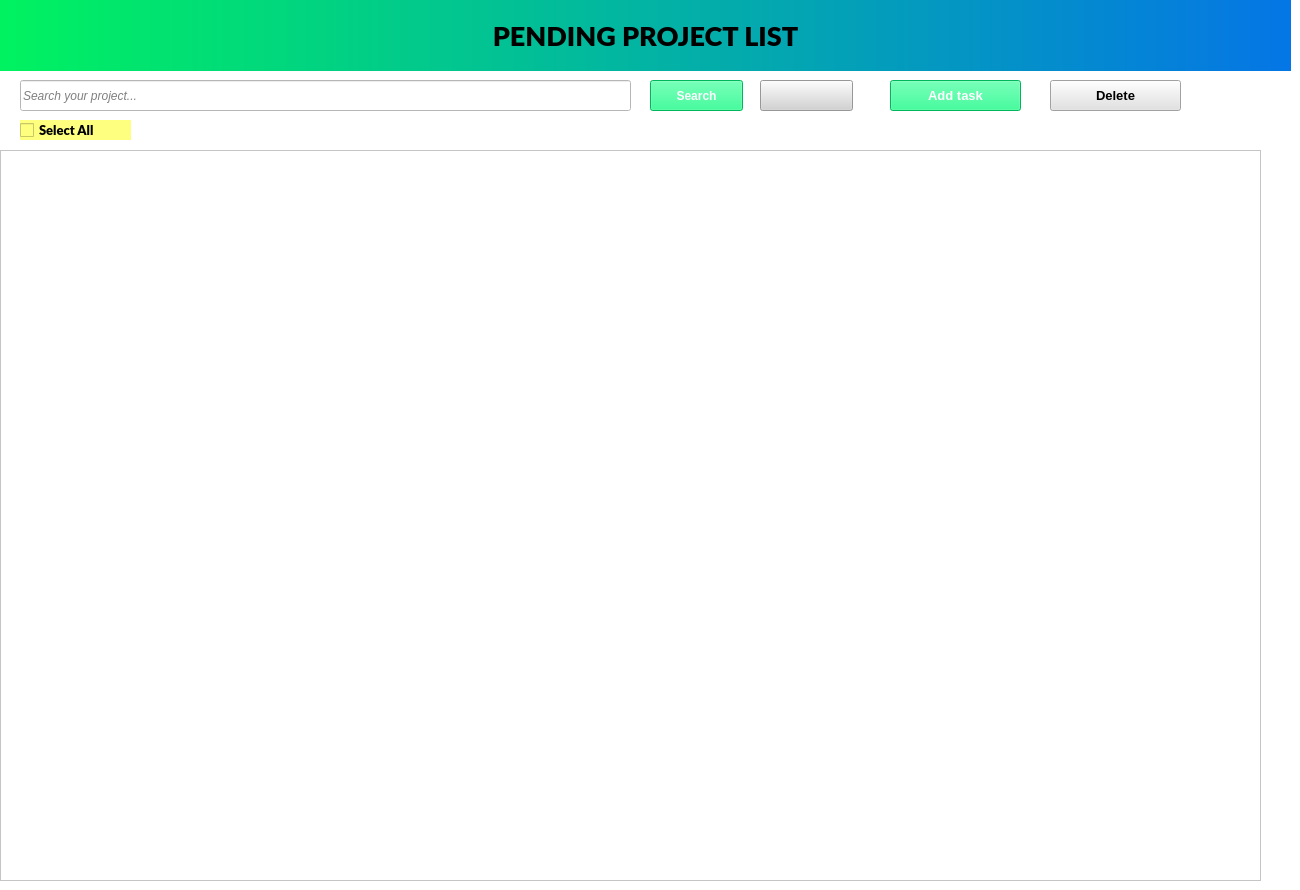
         <widget class="QWidget" name="tab_11">
          <property name="styleSheet">
           <string notr="true">background-color: rgb(255, 255, 255);</string>
          </property>
          <attribute name="title">
           <string>Pending</string>
          </attribute>
          <widget class="QLineEdit" name="lineEditSearchPending">
           <property name="geometry">
            <rect>
             <x>20</x>
             <y>80</y>
             <width>611</width>
             <height>31</height>
            </rect>
           </property>
           <property name="font">
            <font>
             <italic>true</italic>
            </font>
           </property>
           <property name="styleSheet">
            <string notr="true">background-color: rgb(255, 255, 255);</string>
           </property>
           <property name="placeholderText">
            <string>Search your project...</string>
           </property>
          </widget>
          <widget class="QPushButton" name="pushButtonPendingReload">
           <property name="geometry">
            <rect>
             <x>760</x>
             <y>80</y>
             <width>93</width>
             <height>31</height>
            </rect>
           </property>
           <property name="styleSheet">
            <string notr="true">background-color: rgb(211, 211, 211);</string>
           </property>
           <property name="text">
            <string/>
           </property>
           <property name="icon">
            <iconset>
             <normaloff>../../Image/refresh_8208127.png</normaloff>../../Image/refresh_8208127.png</iconset>
           </property>
           <property name="iconSize">
            <size>
             <width>30</width>
             <height>30</height>
            </size>
           </property>
          </widget>
          <widget class="QPushButton" name="pushButtonPendingDelete">
           <property name="geometry">
            <rect>
             <x>1050</x>
             <y>80</y>
             <width>131</width>
             <height>31</height>
            </rect>
           </property>
           <property name="font">
            <font>
             <pointsize>10</pointsize>
             <weight>75</weight>
             <bold>true</bold>
            </font>
           </property>
           <property name="styleSheet">
            <string notr="true">background-color: rgb(208, 208, 208);
background-color: rgb(226, 226, 226);</string>
           </property>
           <property name="text">
            <string>Delete</string>
           </property>
           <property name="icon">
            <iconset>
             <normaloff>../../Image/minus_10023881.png</normaloff>../../Image/minus_10023881.png</iconset>
           </property>
          </widget>
          <widget class="QPushButton" name="pushButtonPendingAddTask">
           <property name="geometry">
            <rect>
             <x>890</x>
             <y>80</y>
             <width>131</width>
             <height>31</height>
            </rect>
           </property>
           <property name="font">
            <font>
             <pointsize>10</pointsize>
             <weight>75</weight>
             <bold>true</bold>
            </font>
           </property>
           <property name="styleSheet">
            <string notr="true">color: rgb(255, 255, 255);
background-color: rgb(255, 0, 0);
background-color: rgb(0, 255, 127);</string>
           </property>
           <property name="text">
            <string>Add task</string>
           </property>
           <property name="icon">
            <iconset>
             <normaloff>../../Image/plus_10023858.png</normaloff>../../Image/plus_10023858.png</iconset>
           </property>
          </widget>
          <widget class="QTableWidget" name="tableWidgetPending">
           <property name="enabled">
            <bool>true</bool>
           </property>
           <property name="geometry">
            <rect>
             <x>0</x>
             <y>150</y>
             <width>1261</width>
             <height>731</height>
            </rect>
           </property>
           <property name="font">
            <font>
             <family>Lato Black</family>
             <weight>75</weight>
             <bold>true</bold>
            </font>
           </property>
           <property name="styleSheet">
            <string notr="true">background-color: rgb(255, 255, 255);</string>
           </property>
           <property name="editTriggers">
            <set>QAbstractItemView::NoEditTriggers</set>
           </property>
           <property name="dragDropOverwriteMode">
            <bool>true</bool>
           </property>
           <property name="columnCount">
            <number>0</number>
           </property>
          </widget>
          <widget class="QPushButton" name="pushButtonPendingSearch">
           <property name="geometry">
            <rect>
             <x>650</x>
             <y>80</y>
             <width>93</width>
             <height>31</height>
            </rect>
           </property>
           <property name="font">
            <font>
             <weight>75</weight>
             <bold>true</bold>
            </font>
           </property>
           <property name="styleSheet">
            <string notr="true">color: rgb(255, 255, 255);
background-color: rgb(255, 0, 0);
background-color: rgb(0, 255, 127);</string>
           </property>
           <property name="text">
            <string>Search</string>
           </property>
           <property name="icon">
            <iconset>
             <normaloff>../../Image/magnifying-glass_11461318.png</normaloff>../../Image/magnifying-glass_11461318.png</iconset>
           </property>
          </widget>
          <widget class="QLabel" name="ProjectListAll_3">
           <property name="geometry">
            <rect>
             <x>0</x>
             <y>0</y>
             <width>1291</width>
             <height>71</height>
            </rect>
           </property>
           <property name="font">
            <font>
             <family>Lato Black</family>
             <pointsize>20</pointsize>
             <weight>75</weight>
             <bold>true</bold>
            </font>
           </property>
           <property name="styleSheet">
            <string notr="true">background: qlineargradient(spread:pad, x1:0, y1:0, x2:1, y2:0, stop:0 #00F260, stop:1 #0575E6);
</string>
           </property>
           <property name="text">
            <string>PENDING PROJECT LIST</string>
           </property>
           <property name="alignment">
            <set>Qt::AlignCenter</set>
           </property>
          </widget>
          <widget class="QCheckBox" name="checkBoxSelectAllPending">
           <property name="geometry">
            <rect>
             <x>20</x>
             <y>120</y>
             <width>111</width>
             <height>20</height>
            </rect>
           </property>
           <property name="font">
            <font>
             <family>Lato Black</family>
             <pointsize>10</pointsize>
             <weight>75</weight>
             <bold>true</bold>
            </font>
           </property>
           <property name="styleSheet">
            <string notr="true">background-color: rgb(255, 255, 127);</string>
           </property>
           <property name="text">
            <string>Select All</string>
           </property>
          </widget>
          <widget class="QLabel" name="label_12">
           <property name="geometry">
            <rect>
             <x>390</x>
             <y>10</y>
             <width>55</width>
             <height>51</height>
            </rect>
           </property>
           <property name="styleSheet">
            <string notr="true">background-color: transparent;</string>
           </property>
           <property name="text">
            <string/>
           </property>
           <property name="pixmap">
            <pixmap>../../Image/clock_3801836.png</pixmap>
           </property>
           <property name="scaledContents">
            <bool>true</bool>
           </property>
          </widget>
         </widget>
